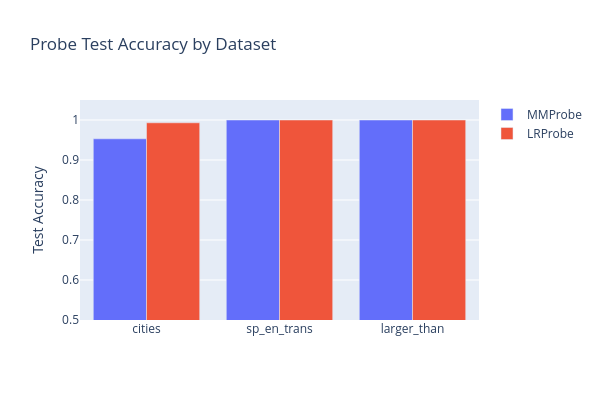

The code cell stored with this chart in its notebook:
### Markdown cell above
### Exercise - implement `LRProbe`

> ```yaml
> Difficulty: 🔴🔴🔴⚪⚪
> Importance: 🔵🔵🔵🔵🔵
>
> You should spend up to 15-20 minutes on this exercise.
> Logistic regression is the most common probe type in the literature.
> ```

Implement a logistic regression probe using sklearn's `LogisticRegression` with `StandardScaler` normalization, matching the methodology of the deception-detection repo.

You need to fill in three methods:

1. **`__init__`**: Create a `Sequential(Linear(d_in, 1, bias=False), Sigmoid())` network, and register `scaler_mean` and `scaler_scale` as buffers (these store the scaler parameters for use at inference time).
2. **`forward`**: Apply `_normalize` to the input, then pass through `self.net`, squeezing the last dimension.
3. **`from_data`**: Train a `LogisticRegression(C=C, fit_intercept=False)` on `StandardScaler`-normalized activations, then construct an `LRProbe` with the fitted scaler parameters and copy the learned coefficients into `self.net[0].weight.data[0]`.

Key details:
* L2 regularization: `C=0.1` (matching the paper's lambda=10), `fit_intercept=False`
* The `_normalize` method applies the stored scaler parameters during forward passes and is already provided for you

### Code cell
class LRProbe(t.nn.Module):
    def __init__(self, d_in: int, scaler_mean: Tensor | None = None, scaler_scale: Tensor | None = None):
        super().__init__()
        self.net = torch.nn.Sequential(
            torch.nn.Linear(d_in, 1, bias=False),
            torch.nn.Sigmoid()
        )
        self.scaler_mean = scaler_mean
        self.scaler_scale = scaler_scale

    def _normalize(self, x: Float[Tensor, "n d_model"]) -> Float[Tensor, "n d_model"]:
        """Apply StandardScaler normalization if scaler parameters are available."""
        if self.scaler_mean is not None and self.scaler_scale is not None:
            return (x - self.scaler_mean) / self.scaler_scale
        return x

    def forward(self, x: Float[Tensor, "n d_model"]) -> Float[Tensor, " n"]:
        normalized_input = self._normalize(x)
        return self.net(normalized_input).squeeze(-1)

    def pred(self, x: Float[Tensor, "n d_model"]) -> Float[Tensor, " n"]:
        return self(x).round()

    @property
    def direction(self) -> Float[Tensor, " d_model"]:
        return self.net[0].weight.data[0]

    @staticmethod
    def from_data(
        acts: Float[Tensor, "n d_model"],
        labels: Float[Tensor, " n"],
        C: float = 0.1,
        device: str = "cpu",
    ) -> "LRProbe":
        """
        Train an LR probe using sklearn's LogisticRegression with StandardScaler normalization.

        Args:
            acts: Activation matrix [n_samples, d_model].
            labels: Binary labels (1=true, 0=false).
            C: Inverse regularization strength (lower = stronger regularization).
                Default 0.1 (reg_coeff=10) matches the deception-detection paper's cfg.yaml.
                The repo class default is reg_coeff=1000 (C=0.001), which is stronger.
            device: Device to place the resulting probe on.
        """
        scaler = StandardScaler()
        normalized_acts = scaler.fit_transform(acts)
        lr_model = LogisticRegression(C=0.1, penalty="l2", fit_intercept=False)
        lr_model.fit(normalized_acts, labels)
        probe = LRProbe(d_in=acts.shape[-1], scaler_mean=torch.tensor(scaler.mean_, dtype=acts.dtype), scaler_scale=torch.tensor(scaler.scale_, dtype=acts.dtype)).to(device)
        probe.net[0].weight.data[0] = torch.tensor(lr_model.coef_[0], dtype=acts.dtype).to(device).squeeze(0)
        return probe


lr_probe = LRProbe.from_data(train_acts["cities"], train_labels["cities"], device="cpu")

# Train accuracy
train_preds = lr_probe.pred(train_acts["cities"])
train_acc = (train_preds == train_labels["cities"]).float().mean().item()

# Test accuracy
test_preds = lr_probe.pred(test_acts["cities"])
test_acc = (test_preds == test_labels["cities"]).float().mean().item()

print("LRProbe on cities:")
print(f"  Train accuracy: {train_acc:.3f}")
print(f"  Test accuracy:  {test_acc:.3f}")
print(f"  Direction norm: {lr_probe.direction.norm().item():.3f}")
assert test_acc >= 0.90, f"Test accuracy too low: {test_acc:.3f} (expected >= 0.90)"

# Compare directions
mm_dir = mm_probe.direction / mm_probe.direction.norm()
lr_dir = lr_probe.direction / lr_probe.direction.norm()
cos_sim = (mm_dir @ lr_dir).item()
print(f"\nCosine similarity between MM and LR directions: {cos_sim:.4f}")

# Compare both probes across all 3 datasets
results_rows = []
for name in DATASET_NAMES:
    mm_p = MMProbe.from_data(train_acts[name], train_labels[name])
    lr_p = LRProbe.from_data(train_acts[name], train_labels[name])

    mm_test_acc = (mm_p.pred(test_acts[name]) == test_labels[name]).float().mean().item()
    lr_test_acc = (lr_p.pred(test_acts[name]) == test_labels[name]).float().mean().item()
    results_rows.append({"Dataset": name, "MM Test Acc": f"{mm_test_acc:.3f}", "LR Test Acc": f"{lr_test_acc:.3f}"})

results_df = pd.DataFrame(results_rows)
print("\nProbe accuracy comparison across datasets:")
display(results_df)

# Bar chart
fig = go.Figure()
fig.add_trace(go.Bar(name="MMProbe", x=DATASET_NAMES, y=[float(r["MM Test Acc"]) for r in results_rows]))
fig.add_trace(go.Bar(name="LRProbe", x=DATASET_NAMES, y=[float(r["LR Test Acc"]) for r in results_rows]))
fig.update_layout(
    title="Probe Test Accuracy by Dataset",
    yaxis_title="Test Accuracy",
    yaxis_range=[0.5, 1.05],
    barmode="group",
    height=400,
    width=600,
)
fig.show()

### Figure 1 — Plotly figure (JSON) as saved in the notebook; plotly's stock layout.template omitted (floating-point values rounded to 4 significant figures)
{"data": [{"name": "MMProbe", "type": "bar", "x": ["cities", "sp_en_trans", "larger_than"], "y": [0.953, 1, 1]}, {"name": "LRProbe", "type": "bar", "x": ["cities", "sp_en_trans", "larger_than"], "y": [0.993, 1, 1]}], "layout": {"barmode": "group", "height": 400, "title": {"text": "Probe Test Accuracy by Dataset"}, "width": 600, "yaxis": {"range": [0.5, 1.05], "title": {"text": "Test Accuracy"}}}}
